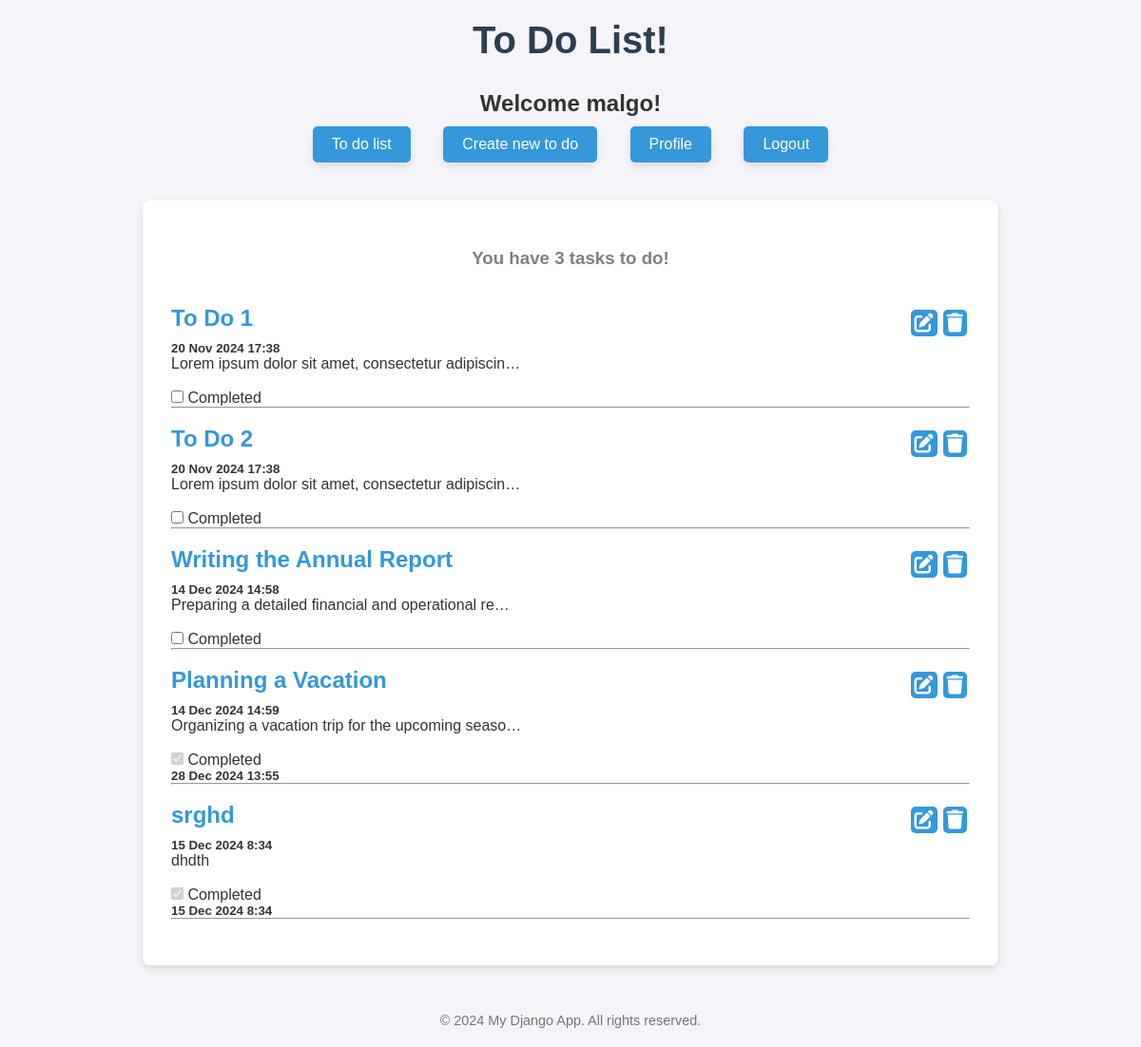
The app's page / (signed in) with its own data.
### toDos/models.py (models this page shows, shortened)
class ToDo(models.Model):
    title = models.CharField(max_length=250)
    text = models.TextField()
    creation_date = models.DateTimeField(auto_now_add=True)
    completion = models.BooleanField(default=False)
    completion_date = models.DateTimeField(blank = True, null=True)
    image = models.ImageField(upload_to='images/', blank ='True', null=True)
    author = models.ForeignKey(User, on_delete=models.CASCADE, related_name= 'to_dos', blank ='True', null=True)

### toDos/views.py (the view)
# urls.py: path('', views.todo_list_view, name = 'main'),
def todo_list_view(request):
    if request.user.is_authenticated:
        to_dos = ToDo.objects.filter(author=request.user)
    else:
        to_dos = ToDo.objects.filter(author=None)
    not_completed = to_dos.filter(completion=False).count()
    return render (request, 'main.html',{"todos":to_dos, 'not_completed':not_completed })

### toDos/templates/main.html (shortened to what this page needs)
{% extends 'base.html' %}
{% block content %}
<h3>You have {{not_completed}} task{{not_completed|pluralize}} to do!</h3>
<br>
{% for todo in todos %}
<div id="todo-{{ todo.id }}">
    <div class = "to-do-nav">
        <a href = "{% url 'details' todo.id %}"><h2>{{todo.title}}</h2></a>
            <div class = "to-do-nav">
                <button class = "edit-button small-button" data-id = "{{ todo.id }}" data-url = "{% url 'edit' todo.id %}"><i class="fas fa-edit"></i></button>
                <button class = "delete-button small-button" data-id = "{{ todo.id }}" data-redirect="" data-url = "{% url 'delete' todo.id %}"><i class="fas fa-trash" ></i></button>
            </div>
        </div>
    <h5>{{todo.creation_date | date:"j M Y G:i"}}</h5>
    <p>{{todo.text | truncatechars:50}}</p>
    <br>
    <input type="checkbox" name ="completed" class = "todo-comletion" {%if todo.completion %}checked disabled {% endif %} data-id="{{todo.id}}" data-url = "{% url 'toggle_todo' todo.id %}">
    <label for = "completed" >Completed</label>
    <h5 id = "completion-date-{{todo.id}}" {% if not todo.completion%} hidden {% endif %}>{{todo.completion_date | date:"j M Y G:i"}}</h5>
    <hr>
    <br>
</div>
{% endfor %}
{% endblock content%}

### toDos/templates/base.html (shortened to what this page needs)
{% load static %}
<!DOCTYPE html>
<html lang="en">
<head>
    <link rel="stylesheet" href="{% static 'css/styles.css' %}">
    <link href="https://cdnjs.cloudflare.com/ajax/libs/font-awesome/6.0.0-beta3/css/all.min.css" rel="stylesheet">
</head>
</head>
<body>
    <h1>To Do List!</h1>
    {% if user.is_authenticated %}
    <h2>Welcome {{ user.username }}!</h2>
    {% endif %}
    <nav>
        <form action="{% url 'main'%}" method="GET"><button type="submit">To do list</button></form>
        <form action="{% url 'add_to_do'%}" method="GET"><button type="submit">Create new to do</button></form>
        {% if user.is_authenticated %}
        <form action = "{% url 'profile'%}"><button type="submit">Profile</button></form>
        <form action = "{% url 'logout_view'%}" method="post">
            <button type="submit">Logout</button>
        </form>
        {% else %}
        <form action="{% url 'login'%}" method="GET"><button type="submit">Login</button></form>
        <form action="{% url 'register'%}" method="GET"><button type="submit">Register</button></form>
        {% endif %}
    </nav>
    <main>
        {% block content %}
        {% endblock %}
    </main>
    <footer>
        <p>&copy; 2024 My Django App. All rights reserved.</p>
    </footer>
</body>
</html>

### static/css/styles.css (style rules this page uses)
* { margin: 0; padding: 0; box-sizing: border-box; }
body { font-family: 'Arial', sans-serif; background-color: #f4f4f9; color: #333; padding: 20px; }
h1 { font-size: 2.5rem; color: #2c3e50; text-align: center; margin-bottom: 30px; }
h2 { text-align: center; margin-bottom: 10px; }
h3 { text-align: center; margin: 20px; color: gray; }
nav { text-align: center; margin-bottom: 40px; }
nav form { display: inline-block; margin: 0 15px; }
nav button { background-color: #3498db; color: white; font-size: 1rem; border: none; border-radius: 5px; cursor: pointer; transition: background-color 0.3s ease; }
nav form { padding: 0; }
main { max-width: 900px; margin: 0 auto; background-color: white; padding: 30px; border-radius: 8px; box-shadow: 0 4px 8px rgba(0, 0, 0, 0.1); }
footer { text-align: center; margin-top: 50px; font-size: 0.9rem; color: #777; }
a { color: #3498db; text-decoration: none; transition: color 0.3s ease; }
form { background-color: white; padding: 20px; border-radius: 8px; box-shadow: 0 4px 8px rgba(0, 0, 0, 0.1); max-width: 600px; margin: 20px auto; }
form button { background-color: #3498db; color: white; padding: 10px 20px; font-size: 1rem; border: none; border-radius: 5px; cursor: pointer; transition: background-color 0.3s ease; width: 100%; }
.to-do-nav { display: flex; flex-direction: row; justify-content: space-between; align-items: center; }
.small-button { background-color: #3498db; border: none; border-radius: 5px; cursor: pointer; margin: 3px; transition: background-color 0.3s ease, transform 0.2s ease; }
.small-button i { color: white; font-size: 20px; margin: 4px; }

### records on screen
ToDo: title "To Do 1", creation_date "20 Nov 2024 17:38", text "Lorem ipsum dolor sit amet, consectetur adipiscin…"
ToDo: title "To Do 2", creation_date "20 Nov 2024 17:38", text "Lorem ipsum dolor sit amet, consectetur adipiscin…"
ToDo: title "Writing the Annual Report", creation_date "14 Dec 2024 14:58", text "Preparing a detailed financial and operational re…"
ToDo: title "Planning a Vacation", creation_date "14 Dec 2024 14:59", text "Organizing a vacation trip for the upcoming seaso…", completion "☑", completion_date "28 Dec 2024 13:55"
ToDo: title "srghd", creation_date "15 Dec 2024 8:34", text "dhdth", completion "☑", completion_date "15 Dec 2024 8:34"

### other values on screen
{{ user.username }} "malgo"
{{ not_completed }} "3"
